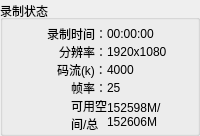
               <widget class="QGroupBox" name="groupBox_4">
                <property name="maximumSize">
                 <size>
                  <width>212</width>
                  <height>16777215</height>
                 </size>
                </property>
                <property name="title">
                 <string>录制状态</string>
                </property>
                <property name="alignment">
                 <set>Qt::AlignLeading|Qt::AlignLeft|Qt::AlignVCenter</set>
                </property>
                <layout class="QFormLayout" name="formLayout_2">
                 <property name="labelAlignment">
                  <set>Qt::AlignRight|Qt::AlignTrailing|Qt::AlignVCenter</set>
                 </property>
                 <property name="formAlignment">
                  <set>Qt::AlignRight|Qt::AlignTop|Qt::AlignTrailing</set>
                 </property>
                 <property name="horizontalSpacing">
                  <number>0</number>
                 </property>
                 <property name="verticalSpacing">
                  <number>0</number>
                 </property>
                 <property name="leftMargin">
                  <number>0</number>
                 </property>
                 <property name="topMargin">
                  <number>5</number>
                 </property>
                 <property name="rightMargin">
                  <number>0</number>
                 </property>
                 <property name="bottomMargin">
                  <number>0</number>
                 </property>
                 <item row="0" column="0">
                  <widget class="QLabel" name="label_12">
                   <property name="maximumSize">
                    <size>
                     <width>75</width>
                     <height>16777215</height>
                    </size>
                   </property>
                   <property name="text">
                    <string>录制时间：</string>
                   </property>
                   <property name="alignment">
                    <set>Qt::AlignRight|Qt::AlignTrailing|Qt::AlignVCenter</set>
                   </property>
                  </widget>
                 </item>
                 <item row="0" column="1">
                  <widget class="QLabel" name="label_18">
                   <property name="maximumSize">
                    <size>
                     <width>90</width>
                     <height>16777215</height>
                    </size>
                   </property>
                   <property name="text">
                    <string>00:00:00</string>
                   </property>
                  </widget>
                 </item>
                 <item row="1" column="1">
                  <widget class="QLabel" name="label_19">
                   <property name="maximumSize">
                    <size>
                     <width>90</width>
                     <height>16777215</height>
                    </size>
                   </property>
                   <property name="text">
                    <string>1920x1080</string>
                   </property>
                  </widget>
                 </item>
                 <item row="2" column="0">
                  <widget class="QLabel" name="label_14">
                   <property name="maximumSize">
                    <size>
                     <width>75</width>
                     <height>16777215</height>
                    </size>
                   </property>
                   <property name="text">
                    <string>码流(k)：</string>
                   </property>
                  </widget>
                 </item>
                 <item row="2" column="1">
                  <widget class="QLabel" name="label_20">
                   <property name="maximumSize">
                    <size>
                     <width>90</width>
                     <height>16777215</height>
                    </size>
                   </property>
                   <property name="text">
                    <string>4000</string>
                   </property>
                  </widget>
                 </item>
                 <item row="3" column="0">
                  <widget class="QLabel" name="label_15">
                   <property name="maximumSize">
                    <size>
                     <width>75</width>
                     <height>16777215</height>
                    </size>
                   </property>
                   <property name="text">
                    <string>帧率：</string>
                   </property>
                  </widget>
                 </item>
                 <item row="3" column="1">
                  <widget class="QLabel" name="label_21">
                   <property name="maximumSize">
                    <size>
                     <width>90</width>
                     <height>16777215</height>
                    </size>
                   </property>
                   <property name="text">
                    <string>25</string>
                   </property>
                  </widget>
                 </item>
                 <item row="4" column="0">
                  <widget class="QLabel" name="label_16">
                   <property name="maximumSize">
                    <size>
                     <width>75</width>
                     <height>16777215</height>
                    </size>
                   </property>
                   <property name="text">
                    <string>可用空间/总空间：</string>
                   </property>
                   <property name="wordWrap">
                    <bool>true</bool>
                   </property>
                  </widget>
                 </item>
                 <item row="4" column="1">
                  <widget class="QLabel" name="label_22">
                   <property name="maximumSize">
                    <size>
                     <width>90</width>
                     <height>16777215</height>
                    </size>
                   </property>
                   <property name="text">
                    <string>152598M/152606M</string>
                   </property>
                   <property name="wordWrap">
                    <bool>true</bool>
                   </property>
                  </widget>
                 </item>
                 <item row="1" column="0">
                  <widget class="QLabel" name="label_13">
                   <property name="maximumSize">
                    <size>
                     <width>75</width>
                     <height>16777215</height>
                    </size>
                   </property>
                   <property name="text">
                    <string>分辨率：</string>
                   </property>
                   <property name="alignment">
                    <set>Qt::AlignRight|Qt::AlignTrailing|Qt::AlignVCenter</set>
                   </property>
                  </widget>
                 </item>
                </layout>
               </widget>
